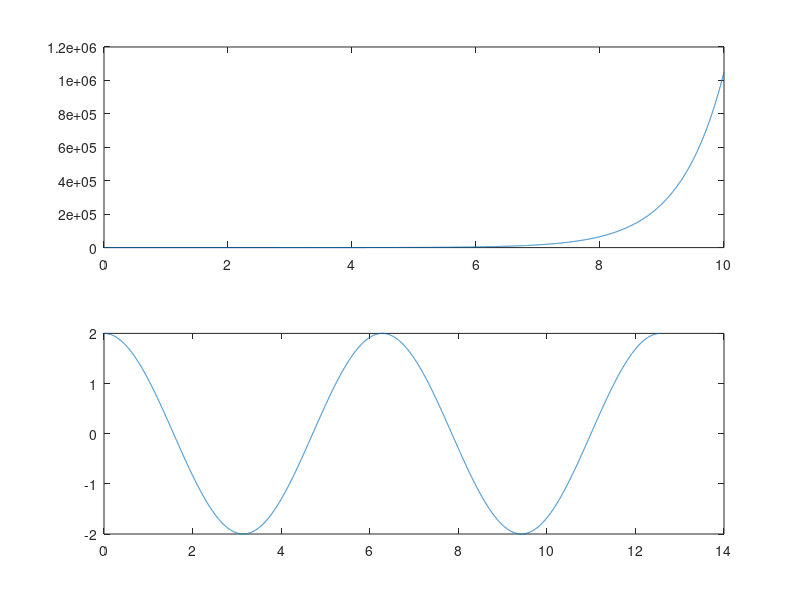

Source code (MATLAB):
%%lab5_1
format compact
close all;
clear;
clc;

%%a)
t1=0;
t2=10;
t=t1:0.001:t2;
x1=0.5.^(2*t)+0.5.^(-2*t);

%%b)
t3=0;
t4=4*pi;
t5=t3:0.001:t4;
x2=cos(t5)+sin(t5+pi/2);

figure();
subplot(2,1,1);
plot(t,x1);

subplot(2,1,2);
plot(t5,x2);
